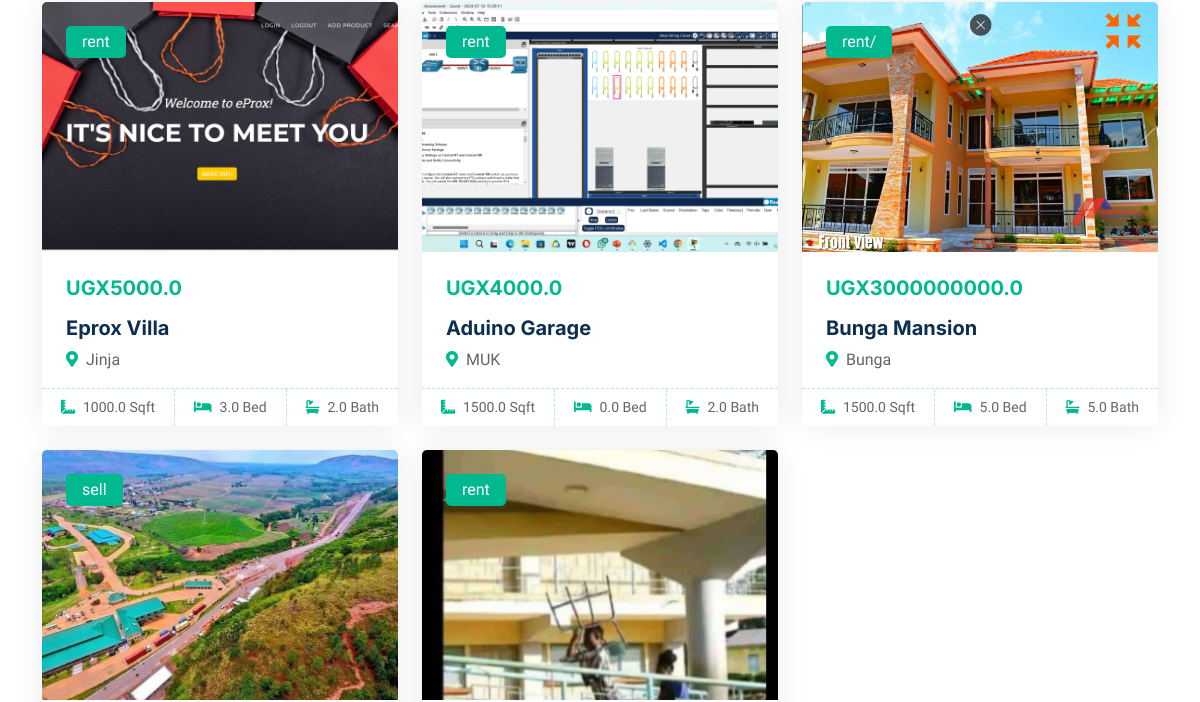
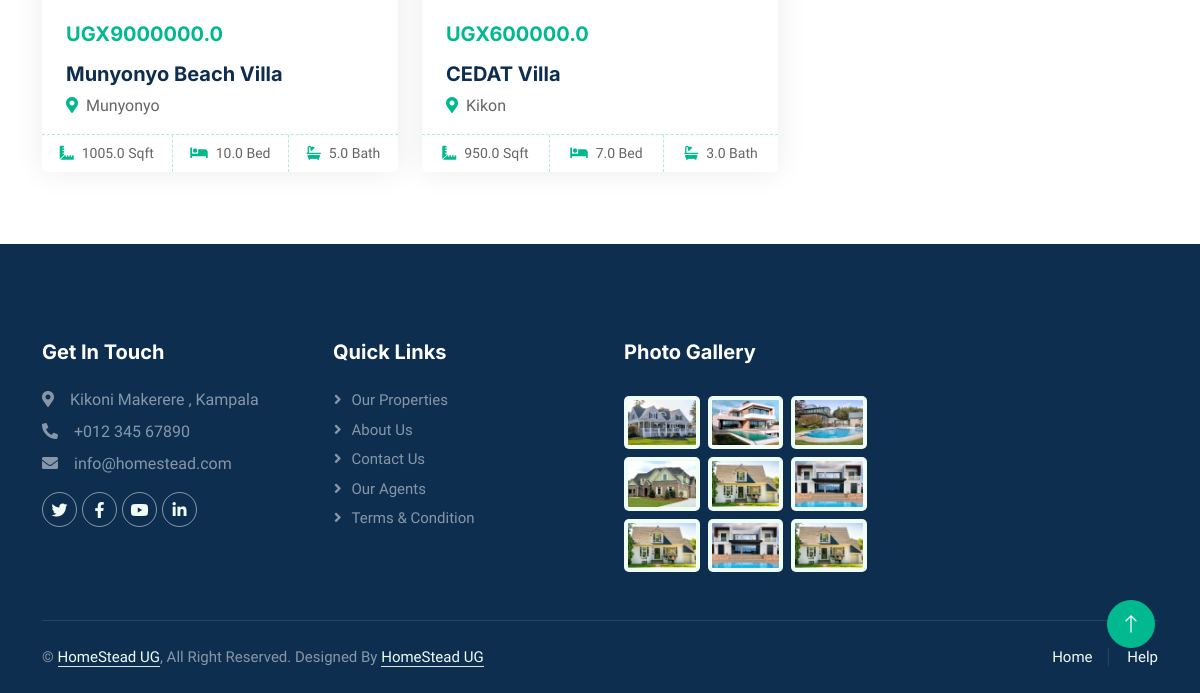
/search/ (lower part), run on an earlier commit of the app's database (2 pictures, top to bottom).
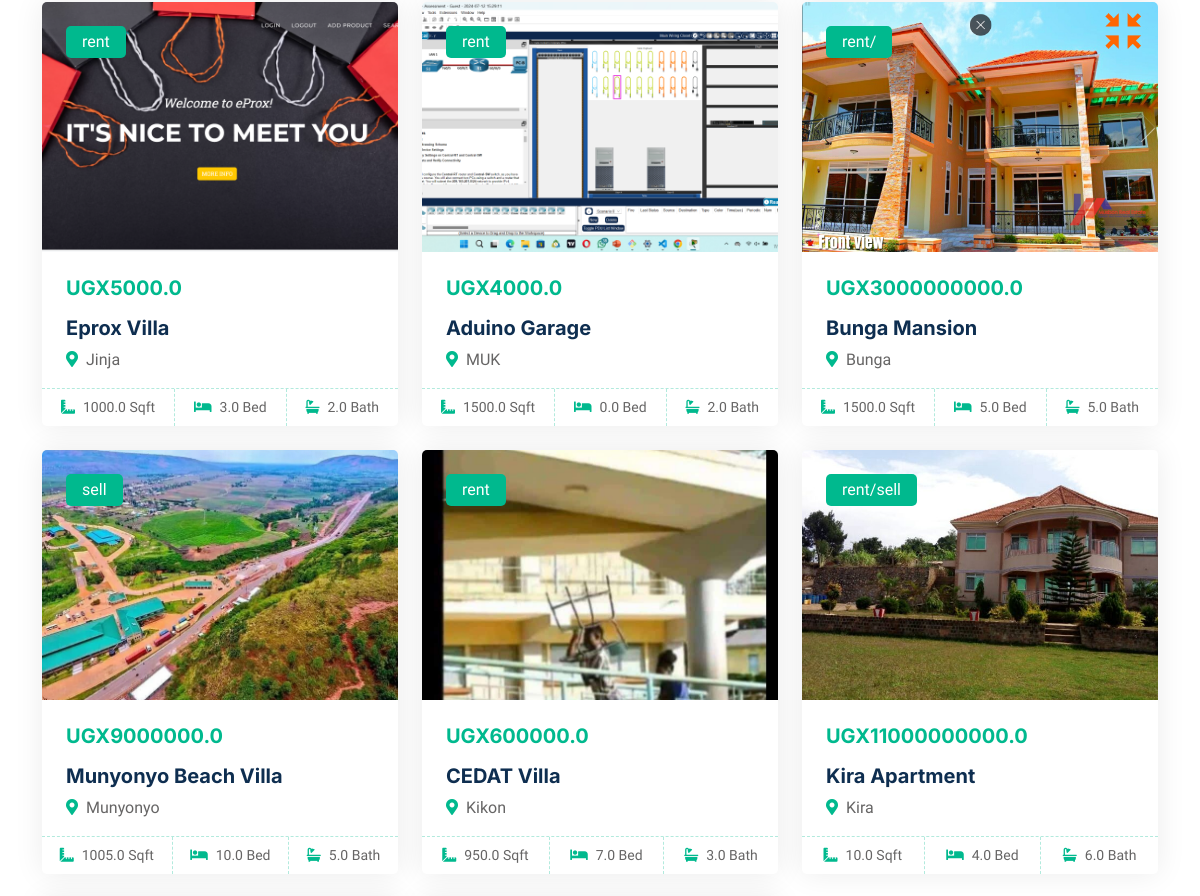
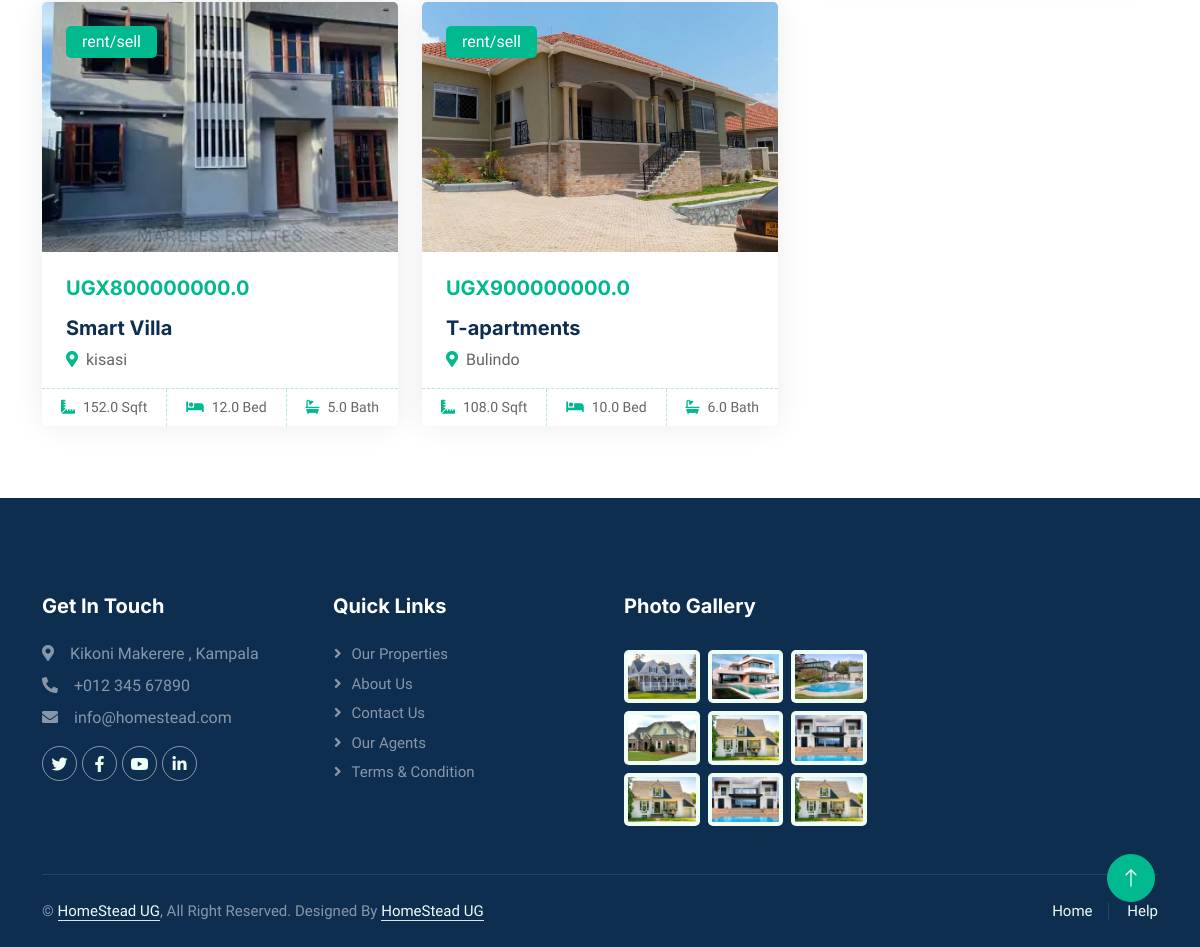
And on a later commit of the database (2 pictures, top to bottom).
### Home/models.py (models this page shows, shortened)
class Property(models.Model):
    name = models.CharField(max_length=100)
    agent = models.ForeignKey(Agent, on_delete=models.CASCADE, null=True, blank=True)
    price = models.FloatField(null=True)
    type = models.ForeignKey(Type, on_delete=models.CASCADE, default=1)
    picture= models.ImageField(upload_to='uploads/properties/',default=1)
    description = models.TextField(max_length=2000)
    size = models.FloatField(null=True)
    bedrooms = models.FloatField(null=True)
    bathrooms = models.FloatField(null=True)
    location = models.CharField(max_length=100, default='location')
    selrent = models.CharField(max_length=50,default='rent/sell')
    nav_video = models.FileField(
        upload_to="uploads/properties/videos/",
        null=True,
        blank=True
    )

### Home/views.py (the view, shortened to what this page needs)
# urls.py: path("search/", views.search, name="search"),
def search(request):
    keyword = request.GET.get('keyword')
    price = request.GET.get('price')
    location = request.GET.get('location')
    properties = Property.objects.all()
    if keyword:
        properties = properties.filter(
            Q(name__icontains=keyword) |                  # property name
            Q(description__icontains=keyword) |           # description
            Q(type__name__icontains=keyword)              # type.name (FK)
        )
    if location:
        properties = properties.filter(location__icontains=location)
    return render(request, 'searched.html', {'properties': properties})

### Home/context_processors.py (called while the page is built)
def is_agent(request):
    if request.user.is_authenticated:
        return {'is_agent': request.user.groups.filter(name="Agents").exists()}
    return {'is_agent': False}

### Home/templates/searched.html (shortened to what this page needs)
{% extends "main.html" %}
{% block body %}
<div class="container my-5">
    <div class="row">
        {% for property in properties %}
        <div class="col-lg-4 col-md-6 mb-4">
            <div class="property-item rounded overflow-hidden">
                <div class="position-relative overflow-hidden">
                    <a href="{% url 'propertydetail' property.id %}">
                        <img class="img-fluid" src="{{ property.picture.url }}" alt="" style="width: 100%; height: 250px; object-fit: cover; " >
                    </a>
                    <div class="bg-primary rounded text-white position-absolute start-0 top-0 m-4 py-1 px-3">
                        {{ property.selrent }}
                    </div>
                </div>
                <div class="p-4 pb-0">
                                    <h5 class="text-primary mb-3">UGX{{ property.price }}</h5>
                                    <a class="d-block h5 mb-2" href="{% url 'propertydetail' property.id %}">{{ property.name }}</a>
                                    <p><i class="fa fa-map-marker-alt text-primary me-2"></i>{{ property.location }}</p>
                                </div>
                                <div class="d-flex border-top">
                                    <small class="flex-fill text-center border-end py-2">
                                        <i class="fa fa-ruler-combined text-primary me-2"></i>{{ property.size }} Sqft
                                    </small>
                                    <small class="flex-fill text-center border-end py-2">
                                        <i class="fa fa-bed text-primary me-2"></i>{{ property.bedrooms }} Bed
                                    </small>
                                    <small class="flex-fill text-center py-2">
                                        <i class="fa fa-bath text-primary me-2"></i>{{ property.bathrooms }} Bath
                                    </small>
                                </div>
            </div>
        </div>
        {% empty %}
        <p>No properties found matching your criteria.</p>
        {% endfor %}
    </div>
</div>
{% endblock %}

What changed in the data, as far as the page shows it:
added Property: picture (picture), selrent "rent/sell", price "11000000000.0", name "Kira Apartment", location "Kira", size "10.0", bedrooms "4.0", bathrooms "6.0"
added Property: picture (picture), selrent "rent/sell", price "800000000.0", name "Smart Villa", location "kisasi", size "152.0", bedrooms "12.0", bathrooms "5.0"
added Property: picture (picture), selrent "rent/sell", price "900000000.0", name "T-apartments", location "Bulindo", size "108.0", bedrooms "10.0", bathrooms "6.0"
